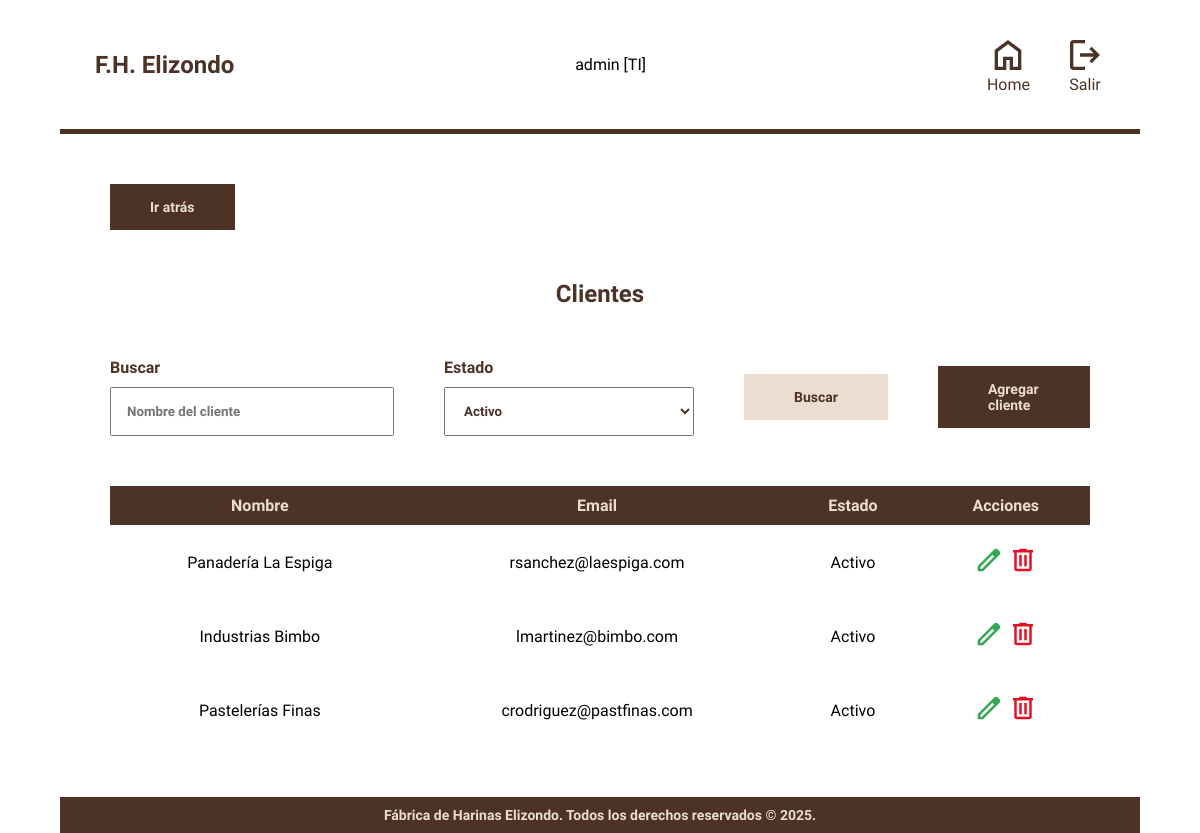
Page /modulos/clientes.php (signed in) on the earlier database version.
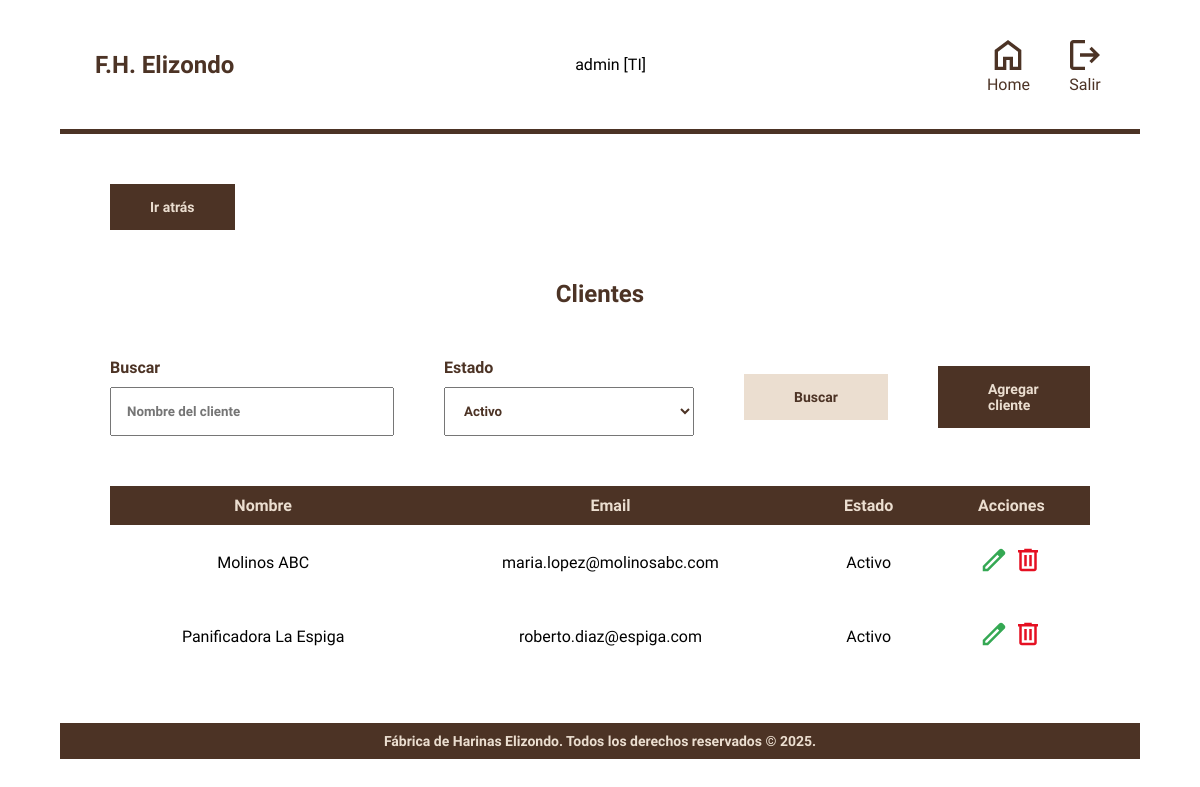
Same page on the later database version.
### tables this page shows
CREATE TABLE Clientes (
    id_cliente INT PRIMARY KEY AUTO_INCREMENT,
    req_certificado BOOLEAN DEFAULT TRUE,
    nombre VARCHAR(100) NOT NULL,
    rfc VARCHAR(13) UNIQUE NOT NULL,
    nombre_contacto VARCHAR(100),
    puesto_contacto VARCHAR(100),
    correo_contacto VARCHAR(100) UNIQUE NOT NULL,
    telefono_contacto VARCHAR(20) NOT NULL,
    direccion_fiscal TEXT,
    estado ENUM('Activo', 'Inactivo', 'Baja') NOT NULL DEFAULT 'Activo',
    parametros ENUM('Internacionales', 'Personalizados')
);

### modulos/clientes.php (the view, shortened to what this page needs)
<?php
include '../config/conn.php';
$estado = $_GET['estado'] ?? 'activo';
$sql = "SELECT id_cliente, nombre, correo_contacto, estado FROM Clientes WHERE estado = '$estado'";
$stmt = $pdo->prepare($sql);
$stmt->execute();
$clientes = $stmt->fetchAll(PDO::FETCH_ASSOC);
?>
<!DOCTYPE html>
<html lang="en">
<head>
    <link rel="stylesheet" href="../styles.css">
    <link rel="stylesheet" href="../css/menu.css">
</head>
<body>
    <main class="contenedor hoja">
        <?php include '../includes/header.php' ?>
        <div class="contenedor__modulo">
            <a href="../menu.php" class="atras">Ir atrás</a>
            <h2 class="heading">Clientes</h2>
            <div class="controles">
                <div class="buscador">
                    <h4 class="buscador__label">Buscar</h4>
                    <input type="text" class="buscador__input" id="searchBar" placeholder="Nombre del cliente">
                </div>
                <div class="ordenar">
                    <h4 class="ordenar__label">Estado</h4>
                    <select name="estado" id="ordenarPor" class="ordenar__select">
                        <option value="activo" <?php if ($estado == 'activo') echo 'selected'; ?>>Activo</option>
                    </select>
                </div>
                <h2 class="botones__buscar">Buscar</h2>
                <a href="clientesform.php" class="botones__crear">Agregar cliente</a>
            </div>
            <table class="tabla">
                <thead>
                    <tr class="tabla__encabezado">
                        <th>Nombre</th>
                        <th>Email</th>
                        <th>Estado</th>
                        <th>Acciones</th>
                    </tr>
                </thead>
                <tbody>
                    <?php foreach ($clientes as $cliente): ?>
                        <tr class="tabla__fila">
                            <td> <?php echo $cliente['nombre']; ?></td>
                            <td><?php echo $cliente['correo_contacto']; ?></td>
                            <td><?php echo $cliente['estado']; ?></td>
                            <td class="tabla__botones">
                                <a href="clientes_editar.php?id=<?php echo $cliente['id_cliente']; ?>">
                                    <img src="../img/edit.svg" alt="Editar" class="tabla__boton">
                                </a>
                                <a href="clientes/baja_cliente.php?id=<?php echo $cliente['id_cliente']; ?>"
                                    class="eliminar-cliente">
                                    <img src="../img/delete.svg" alt="Eliminar" class="tabla__boton">
                                </a>
                            </td>
                        </tr>
                    <?php endforeach; ?>
                </tbody>
            </table>
        </div>
        <?php include '../includes/footer.php' ?>
    </main>
</body>
</html>

Differences in the rows shown:
removed clientes: nombre "Pastelerías Finas", correo_contacto "crodriguez@pastfinas.com", estado "Activo"
changed clientes: nombre "Panadería La Espiga" → "Molinos ABC"; correo_contacto "rsanchez@laespiga.com" → "maria.lopez@molinosabc.com"
changed clientes: nombre "Industrias Bimbo" → "Panificadora La Espiga"; correo_contacto "lmartinez@bimbo.com" → "roberto.diaz@espiga.com"
